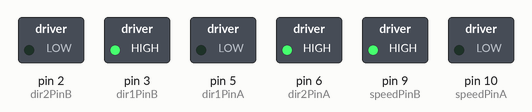
Recording of a sketch running on a simulated Arduino Uno, built with avr-gcc and run on an emulated ATmega328P. Shown: switched loads named in the sketch (green lamp = pin HIGH).

Above: at 0.1 s.
At 15.1 s:
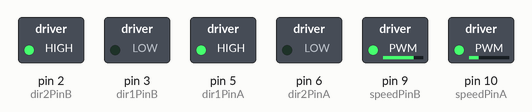
At 20.1 s:
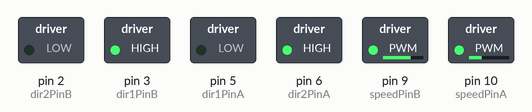
At 35.1 s:
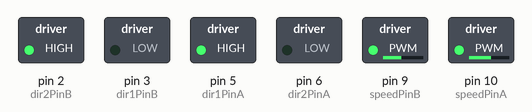
Timing chart, 0 to 36.6 s (numbered marks = the images above):
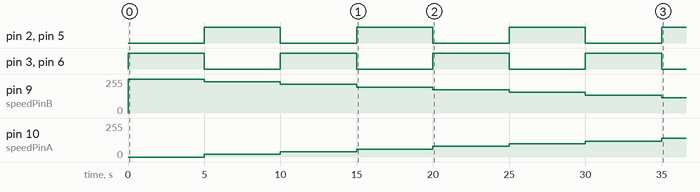

The sketch:

Car_motortest.ino
```cpp
int dir1PinA = 5;
int dir2PinA = 6;
int speedPinA = 10;

int dir1PinB = 3;
int dir2PinB = 2;
int speedPinB = 9;

unsigned long time;
int speed;
int dir;

void setup ()
{
pinMode (dir1PinA, OUTPUT);
pinMode (dir2PinA, OUTPUT);
pinMode (speedPinA, OUTPUT);
pinMode (dir1PinB, OUTPUT);
pinMode (dir2PinB, OUTPUT);
pinMode (speedPinB, OUTPUT);
time = millis ();
speed = 0;
dir = 1;
}

void loop ()
{
analogWrite (speedPinA, speed);
analogWrite (speedPinB, 255 - speed);

if (1 == dir)
{
digitalWrite (dir1PinA , LOW);
digitalWrite (dir2PinA, HIGH);
digitalWrite (dir1PinB, HIGH);
digitalWrite (dir2PinB, LOW);
}
else
{
digitalWrite (dir1PinA, HIGH);
digitalWrite (dir2PinA, LOW);
digitalWrite (dir1PinB, LOW);
digitalWrite (dir2PinB, HIGH);
}

if (millis () - time> 5000)
{
time = millis ();
speed = speed + 20;
if (speed> 255) {speed = 0;}

if (1 == dir)
{dir = 0;}
else
{dir = 1;}
}
}
```

Measured:
- by itself, pin 2 (dir2PinB), pin 3 (dir1PinB), pin 5 (dir1PinA), pin 6 (dir2PinA): alternates HIGH for 5.0 s and LOW for 5.0 s
- by itself, pin 10 (speedPinA): moves from 0/255 to 140/255 over 30.0 s
- by itself, pin 9 (speedPinB): 0/255 → 255/255 at 0.00 s, → 235/255 5.0 s later, → 215/255 5.0 s later, → 195/255 5.0 s later, … (8 changes in this stretch)
